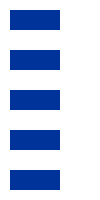
Frame 1 (no input)
Frame 60 (the mouse pressed at the canvas centre just before this capture): identical to frame 1, image omitted
Frame 120 (the mouse held since frame 60 and released just before this capture): identical to frame 1, image omitted

The Processing sketch that drew this single still picture (run headless with seeded random() and noise(); from frame 60 on, the mouse is pressed at the canvas centre):

// Processing sketch: fp_pg_q_04_07
// ── fp_pg_q_04_07.pde
// 問題 4.7 変数を用いて 100 画素 ×200 画素の領域に 50×20 画素の大きさの矩形を等間隔で縦に 5 個並べて描画せよ．
// ただし，水平方向も等間隔にすること．
void setup() {
  size(100, 200);
  background(255, 255, 255);
}

void draw() {
  int h = 20;
  int w = 50;
  int x = 10;
  float a = (height - 20 - (h * 5)) / 4;
  float i = a + h;
  noStroke();
  fill(0,51,153);
  for(float y = 10; y <= (height - 10); y+=i){
    rect(x, y, w, h);
  }
}
